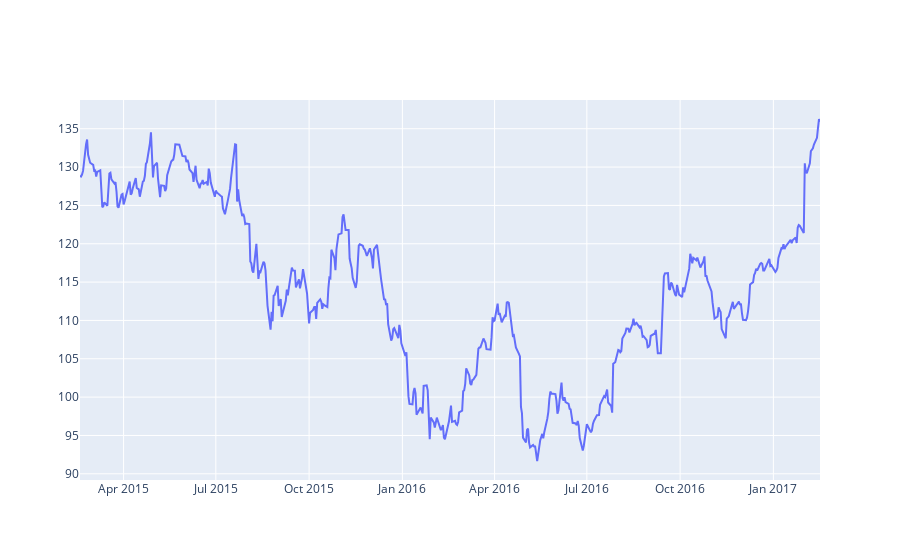
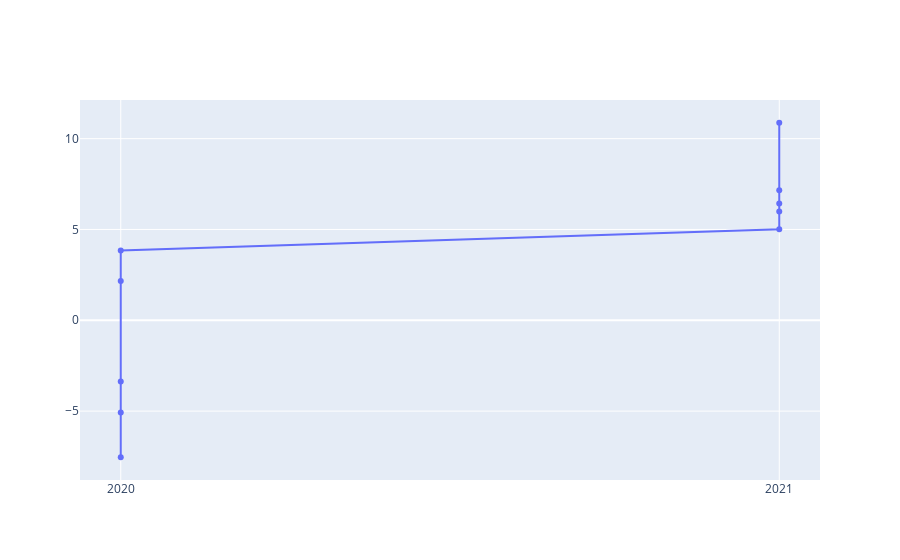

Notebook cell for these charts, in order:
### Code cell
# Using graph_objects
import plotly.graph_objects as go

import pandas as pd
df = pd.read_csv('https://raw.githubusercontent.com/plotly/datasets/master/finance-charts-apple.csv')

fig = go.Figure([go.Scatter(x=df['Date'], y=df['AAPL.High'])])
fig.show()

df = wb.data.DataFrame(['NY.GDP.MKTP.KD.ZG'], economy = countries_compare,
                                time=range(2020, 2022),
                                labels=True,
                                skipAggs=True, 
                                skipBlanks=True, 
                                columns='series').sort_values(by=['NY.GDP.MKTP.KD.ZG'])
fig = go.Figure([go.Scatter(x=df['Time'], y=df['NY.GDP.MKTP.KD.ZG'])])
fig.show()
df

### Figure 1 — Plotly figure (JSON) as saved in the notebook; plotly's stock layout.template omitted (floating-point values rounded to 4 significant figures; data arrays with more than 128 entries replaced by an {"elided": "..."} marker saying what was removed)
{"data": [{"type": "scatter", "x": {"elided": "506 str values"}, "y": {"elided": "506 float values"}}], "layout": {}}

### Figure 2 — Plotly figure (JSON) as saved in the notebook; plotly's stock layout.template omitted (floating-point values rounded to 4 significant figures)
{"data": [{"type": "scatter", "x": ["2020", "2020", "2020", "2020", "2020", "2021", "2021", "2021", "2021", "2021"], "y": [-7.54, -5.074, -3.377, 2.162, 3.849, 5.012, 5.992, 6.435, 7.155, 10.88]}], "layout": {}}
